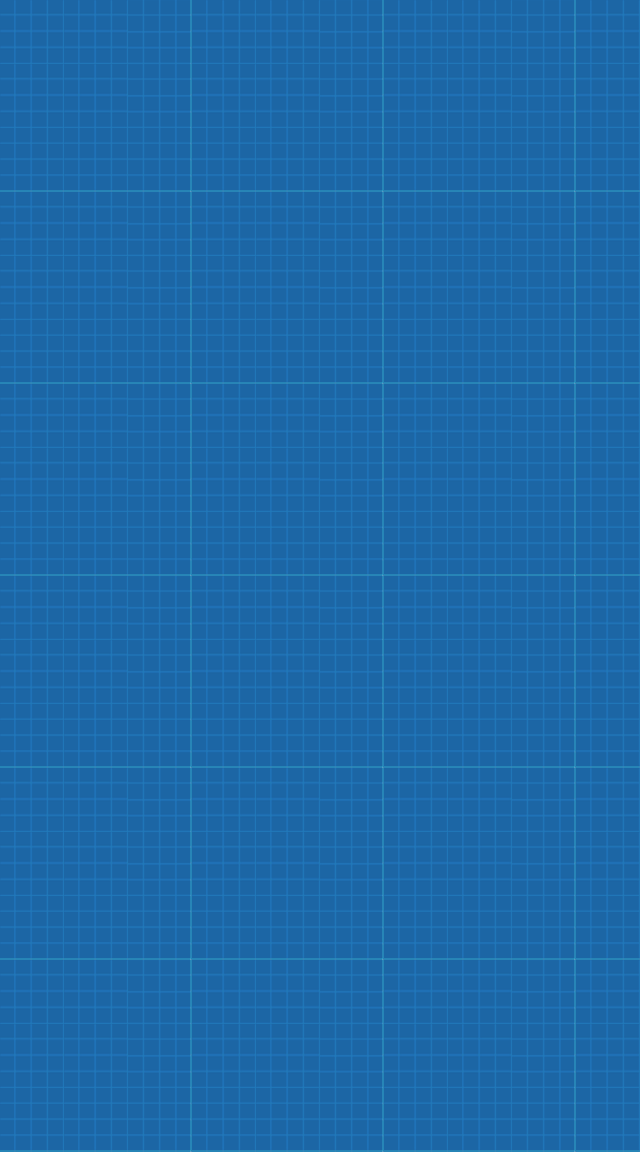

The image is a tile-based game level rendered from a .tmx file. Its description and source (layers, tilesets, objects; grid data summarised) follow:
An orthogonal 10x18 tile map with 64x64 px tiles, 1 tile layer (塊層 1).

<map version="1.0" orientation="orthogonal" width="10" height="18" tilewidth="64" tileheight="64">
 <tileset firstgid="1" name="tiles-ok" tilewidth="64" tileheight="64">
  <image source="blueTiles.png" width="128" height="128" />
 </tileset>
 <layer name="塊層 1" width="10" height="18">
  <data>[180 cells, 180 non-empty, 4 distinct tile ids]</data>
 </layer>
</map>
